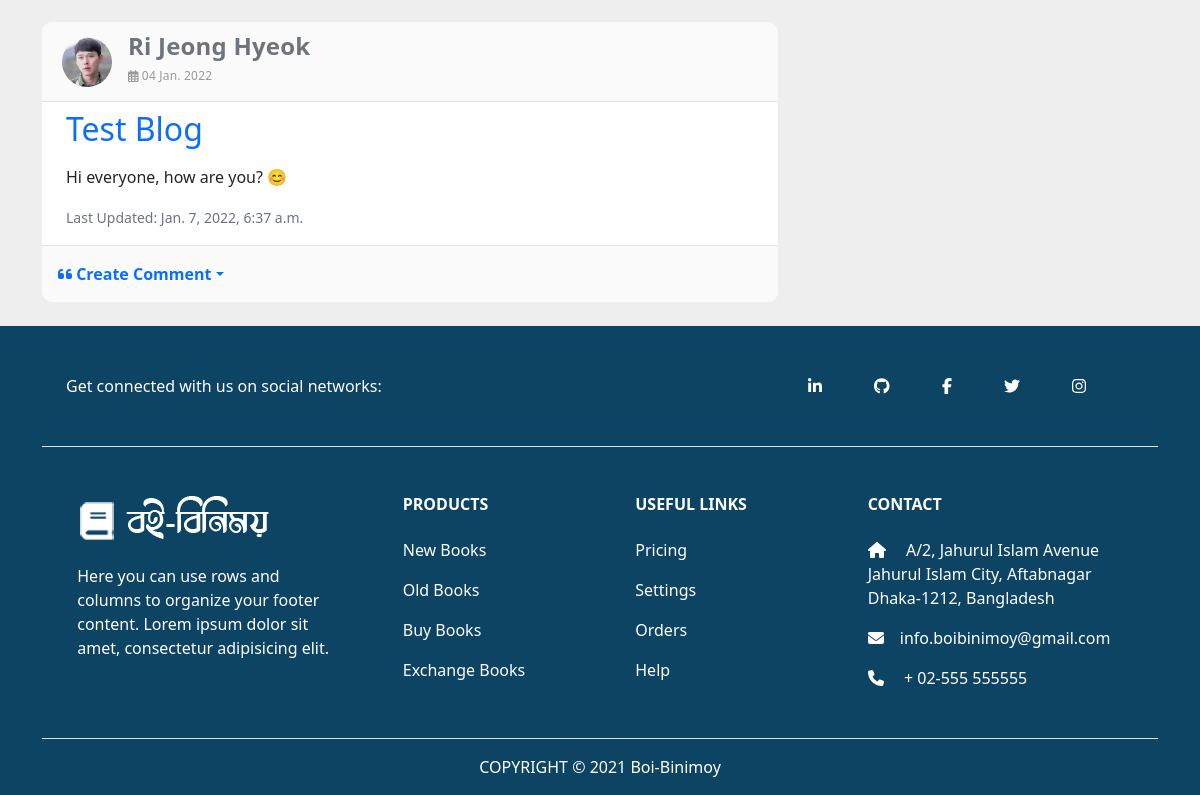
/blogs/ (signed in, lower part), run on an earlier commit of the app's database.
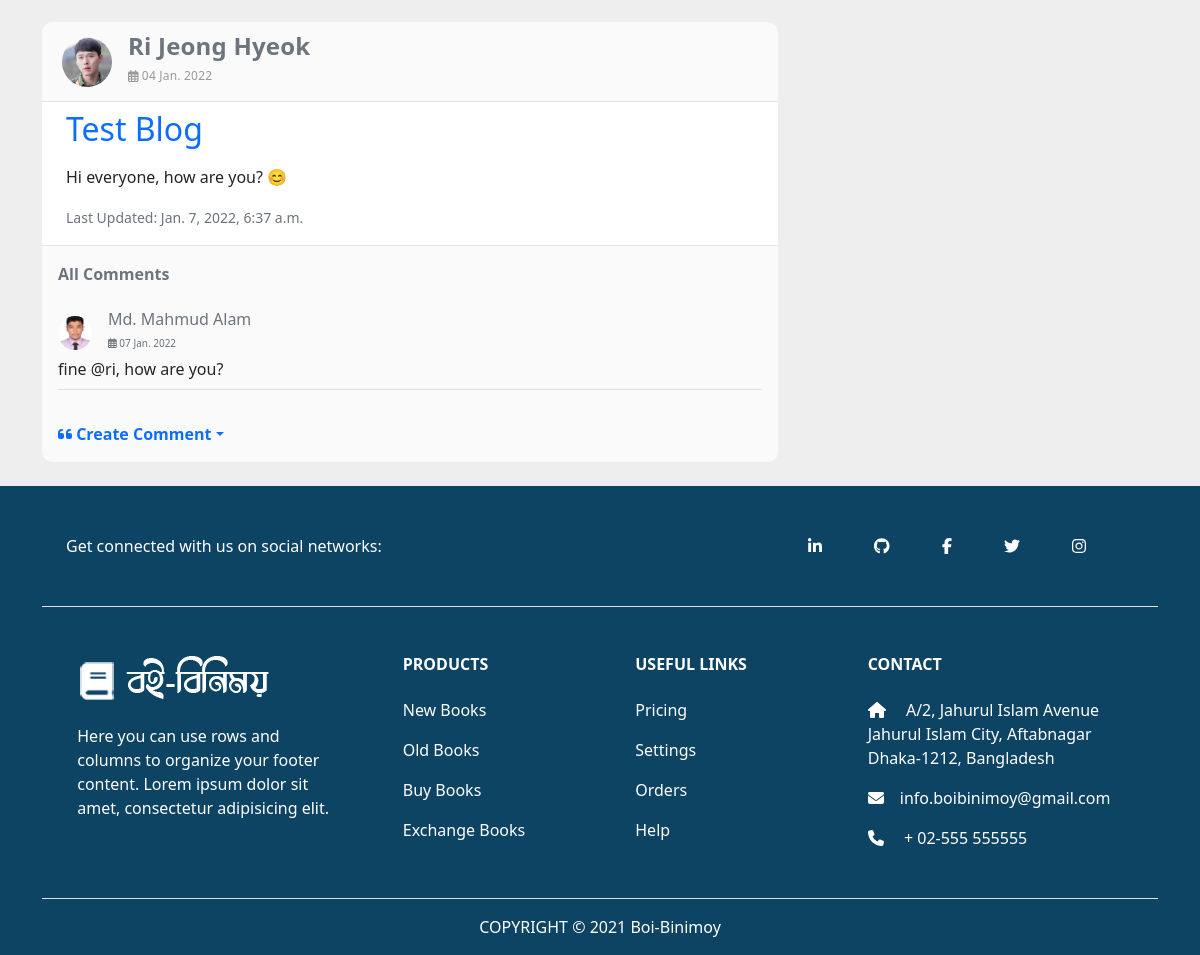
And on a later commit of the database.
### users/models.py (models this page shows, shortened)
class Customer(models.Model):
    GENDER_TYPE = (
        ('Male','Male'),
        ('Female','Female'),
        ('Others','Others')
    )
    OCCUPATION_TYPE = (
        ('Student','Student'),
        ('Job-Holder','Job-Holder'),
    )
    username = models.OneToOneField(User, null=True, blank=True, on_delete=models.CASCADE)
    first_name = models.CharField(max_length=200, null=True, blank=True)
    last_name = models.CharField(max_length=200, null=True, blank=True)
    profile_pic = models.ImageField(default='profile-white.png', null=True, blank=True)
    phone = models.CharField(max_length=200, null=True, blank=True)
    email = models.CharField(max_length=200, null=True, blank=True)
    address = models.CharField(max_length=200, null=True, blank=True)
    occupation = models.CharField(max_length=50,choices=OCCUPATION_TYPE, null=True,blank=True)
    gender = models.CharField(max_length=50,choices=GENDER_TYPE, null=True,blank=True)
    birth_date = models.DateField(null=True, blank=True)
    created = models.DateTimeField(auto_now_add=True)
    updated = models.DateTimeField(auto_now=True)
    @property
    def customerImageURL(self):
        try:
            img = self.profile_pic.url
        except:
            img = ''
        return img

### blogs/models.py (models this page shows, shortened)
class Blog(models.Model):
    creator = models.ForeignKey(User, null=True, blank=True, on_delete=models.CASCADE)
    title = models.CharField(max_length=255)
    blog = models.TextField(null = True, blank=True)
    image = models.ImageField(null=True, blank=True)
    review = models.CharField(max_length=50, default="True", null = True, blank=True)
    slug = models.CharField(max_length=255, null=True, blank=True)
    created = models.DateTimeField(auto_now_add=True)
    updated = models.DateTimeField(auto_now=True)
    def __str__(self):
        return self.title

class BlogComment(models.Model):
    creator = models.ForeignKey(User, null=True, blank=True, on_delete=models.CASCADE)
    blog = models.ForeignKey(Blog, null=True, blank=True, on_delete=models.CASCADE)
    comment = models.TextField()
    image = models.ImageField(null=True, blank=True)
    created = models.DateTimeField(auto_now_add=True)
    updated = models.DateTimeField(auto_now=True)

### users/decorators.py (the view)
        def wrapper_func(request, *args, **kwargs):
            group = None
            if request.user.groups.exists():
                group = request.user.groups.all()[0].name
            if group in allowed_roles:
                return view_func(request, *args, **kwargs)
            else:
                return render(request,'users/unauthorized_page.html')

### templates/blogs/blogs_home.html (shortened to what the changed rows need)
{% extends "users/main.html" %}
{% load static %}
{% load widget_tweaks %}
{% load bootstrap %}
{% block content %}
<div class="container">
  <br><br>
  <div class="row">
    <div class="col-lg-8">
      <div class="row">
        {% for blog in blogs %}
        {% if blog.creator.groups.all.0.name == 'customer' %}
          <div class="sidebar-wrap">
            <div class="panel-heading book-search-heading d-flex align-items-center">
              {% for cus in all_customer %}
              {% if cus.username == blog.creator %}
              <img src='{{cus.customerImageURL}}' alt="" width="50" height="50" class="rounded-circle me-2">
              <div>
                <h4 class="font-weight-700 ps-2"><a class="username-text" href="{% url 'user-profile' blog.creator %}"> {{blog.creator.first_name}} {{blog.creator.last_name}} </a></h4>
                <h6 class="text-capitalize ps-2 font-small">
                  <i class="far fa-calendar-alt mr-2"></i> {{ blog.created|date:"d N Y" }}
                </h6>
              </div>
              {% endif %}
              {% endfor %}
            </div>
            <div class="sidebar-widget latest-post px-4 py-2 bg-blog" style="border-bottom: 1px solid #e2e2e2;">
                <div class="mb-3">
                  <h2 class=""><a class="text-blue" href="#"> {{ blog.title }} </a></h2>
                </div>
                <p class="mb-3">{{ blog.blog | linebreaksbr }}</p>
                <p class="card-text mb-2"><small class="text-muted">Last Updated: {{ blog.updated }}</small></p>
            </div>
          </div>
          {% if blog.blogcomment_set.all %}
          <div class="col-lg-12 col-md-12">
            <div class="p-3" style="background-color: #fafafa;">
              <p class="text-muted fw-bold">All Comments</p>
              {% for comment in blog.blogcomment_set.all %}
              <div class="pt-2 pb-2" style="border-bottom: 1px solid #e2e2e2;">
                <div class="d-flex align-items-center">
                  {% if comment.creator.groups.all.0.name == 'customer' %}
                  {% for commentCus in all_customer %}
                  {% if commentCus.username == comment.creator %}
                  <img src='{{commentCus.customerImageURL}}' alt="" width="34" height="34" class="rounded-circle me-2">
                  {% endif %}
                  {% endfor %}
                  {% elif comment.creator.groups.all.0.name == 'manager' %}
                  {% for commentman in all_manager %}
                  {% if commentman.username == comment.creator %}
                  <img src='{{commentman.managerImageURL}}' alt="" width="34" height="34" class="rounded-circle me-2">
                  {% endif %}
                  {% endfor %}
                  {% endif %}
                  <div>
                    {% if comment.creator.groups.all.0.name == 'customer' %}
                    <h6 class="ps-2"><a class="username-text" href="{% url 'user-profile' comment.creator %}"> {{comment.creator.first_name}} {{comment.creator.last_name}} </a></h6>
                    {% elif comment.creator.groups.all.0.name == 'manager' %}
                    <h6 class="ps-2"><a class="username-text" href="#"> {{comment.creator.first_name}} {{comment.creator.last_name}} </a><span><i class="fas fa-check-circle text-primary"></i></span></h6>
                    {% endif %}
                    <h6 class="text-muted ps-2 font-tiny">
                      <i class="far fa-calendar-alt mr-2"></i> {{ comment.created|date:"d N Y" }}
                    </h6>
                  </div>
                </div>
                <p class="margin-zero">{{comment.comment}}</p>
              </div>
              {% endfor %}
            </div>
          </div>
          {% endif %}
          <div class="col-lg-12 col-md-12 mb-4">
            <div class="p-3 d-flex justify-content-end" style="background-color: #fafafa; border-bottom-left-radius: 10px; border-bottom-right-radius: 10px;">
              <ul class="navbar-nav" style="width: 100%;">
                <li class="nav-item">
                  <div class="dropdown">
                      <a href="/" class="d-flex align-items-center text-decoration-none dropdown-toggle" id="dropdownUser1" data-bs-toggle="dropdown" aria-expanded="false">
                          <strong><i class="fas fa-quote-left"></i> Create Comment</strong>
                      </a>
                  </div>
                </li>
              </ul>
            </div>
          </div>
        {% endif %}
        {% endfor %}
      </div>
    </div>
  </div>
</div>
{% endblock %}

What changed in the data, as far as the page shows it:
shown differently, row unchanged: Blog "Test Blog": now shows "All Comments"
added BlogComment: creator.first_name "Md. Mahmud", creator.last_name "Alam", created "07 Jan. 2022", comment "fine @ri, how are you?"
now on this page (row unchanged): Customer: customerImageURL (picture), shown under "Md. Mahmud"
